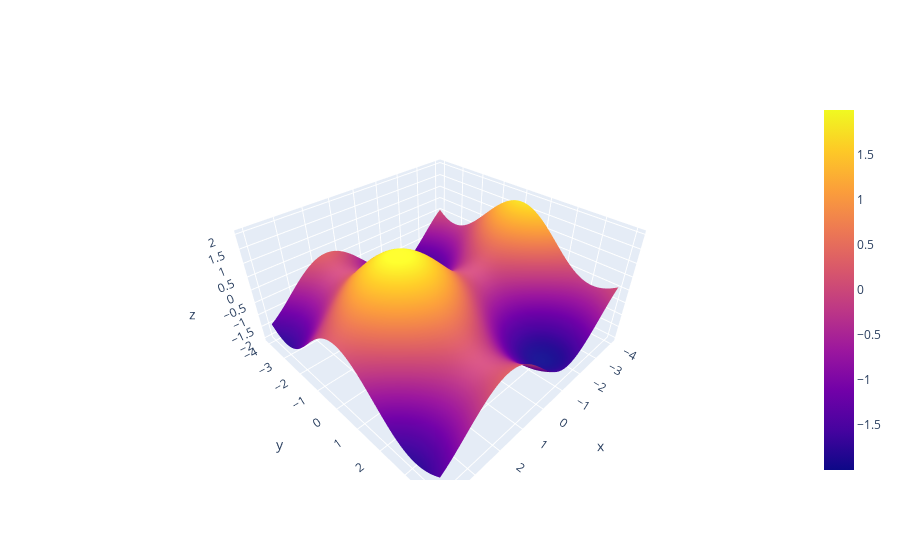

This figure's notebook cell:
### Code cell
#ploting
fig = go.Figure([
    go.Surface(x=xx, y=yy, z = z)
]) 
fig.show()

### Figure 1 — Plotly figure (JSON) as saved in the notebook; plotly's stock layout.template omitted (floating-point values rounded to 4 significant figures; data arrays with more than 128 entries replaced by an {"elided": "..."} marker saying what was removed)
{"data": [{"type": "surface", "x": {"elided": "100x100 float values"}, "y": {"elided": "100x100 float values"}, "z": {"elided": "100x100 float values"}}], "layout": {}}
